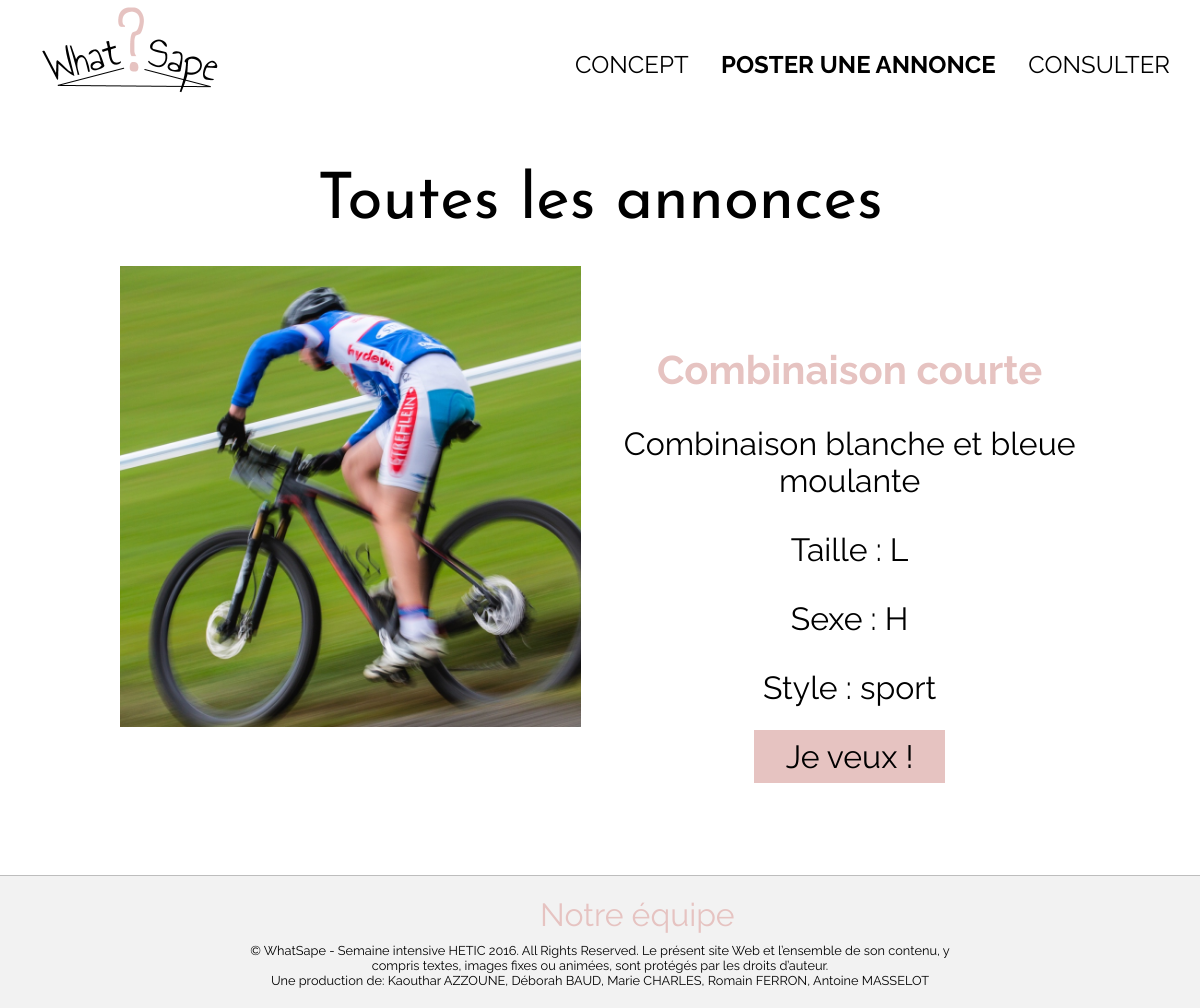
/page_annonce_traite.php?id=39, run on the app's committed database.
### tables this page shows
CREATE TABLE IF NOT EXISTS `vetements` (
  `id` int(11) NOT NULL,
  `img_chemin` varchar(255) NOT NULL,
  `titre` varchar(255) NOT NULL,
  `description` text NOT NULL,
  `taille` varchar(100) NOT NULL,
  `sexe` varchar(100) NOT NULL,
  `style` varchar(255) NOT NULL,
  `visible` int(11) NOT NULL DEFAULT '1'
);

### page_annonce_traite.php (the view, shortened to what this page needs)
<?php
require_once "php/connect.php";
$sql = "SELECT `id`, `img_chemin`, `titre`, `description`, `taille`, `sexe`, `style`,  `visible` FROM `vetements` WHERE id = :id";
$stmt = $pdo->prepare($sql);
$stmt->bindValue(":id", $_GET['id']);
$stmt->execute();
?>
<!DOCTYPE html>
<html>
	<head>
		<link rel="stylesheet" type="text/css" href="styles/styles.css">
	</head>
	<body>
		<?php
		include_once "include/header.php";
		?>
		<h2 class="h2">Toutes les annonces</h2>
		<?php
		while($row = $stmt->fetch(PDO::FETCH_ASSOC)):
			if ($row['visible'] != 1) {
				header('Location: page_annonces.php');
			} else { ?>
				<div class="wfull clearfix">
					<figure>
						<img src="img-content/<?=$row['img_chemin']?>" alt="">
					</figure>
					<div class="text">
						<h3><?= $row["titre"]?></h3>
					    <p><?= $row["description"]?></p>
					    <p class="phpfloat">Taille : <?= $row["taille"]?></p>
					    <p class="phpfloat">Sexe : <?= $row["sexe"]?></p>
					    <p>Style : <?= $row["style"]?></p>
					    <a href="#" id="boutonvalider">Je veux !</a>
					</div>
				</div>
			<?php }
		endwhile;
		include_once "include/footer.php";
		?>
	</body>
</html>

### styles/styles.css (style rules this page uses)
* { margin: 0; padding: 0; }
*, *:before, *:after { box-sizing: border-box; }
.clearfix:before, .clearfix:after { content: " "; display: table; }
.clearfix:after { clear: both; }
body { width: 100%; background: white; font-family: 'Raleway', Arial, sans-serif; font-size: 62.5%; color: black; }
img { display: block; }
#boutonvalider { background-color: #e6c3c1; width: 100px; height: 50px; border-color: #d4d4d4; float: none; }
.wfull { width: 80%; margin: 0 auto; }
.wfull figure { float: left; width: 48%; margin-right: 4%; }
.wfull figure img { width: 100%; height: auto; display: block; }
.wfull .text { float: left; width: 48%; }
.text { margin-top: 5rem; font-size: 2rem; text-align: center; }
.text h3 { color: #E6C3C1; font-size: 2.5rem; }
.text h3, .text p { margin-bottom: 2rem; }
.h2 { font-family: 'Josefin Sans', Arial, sans-serif; font-size: 4rem; font-weight: 400; text-align: center; margin-bottom: 2rem; }
.text a, .text a:visited { color: #000; text-decoration: none; padding: .5rem 2rem }

### data on the page
vetements: img_chemin (picture), titre "Combinaison courte", description "Combinaison blanche et bleue moulante", taille "L", sexe "H", style "sport"
